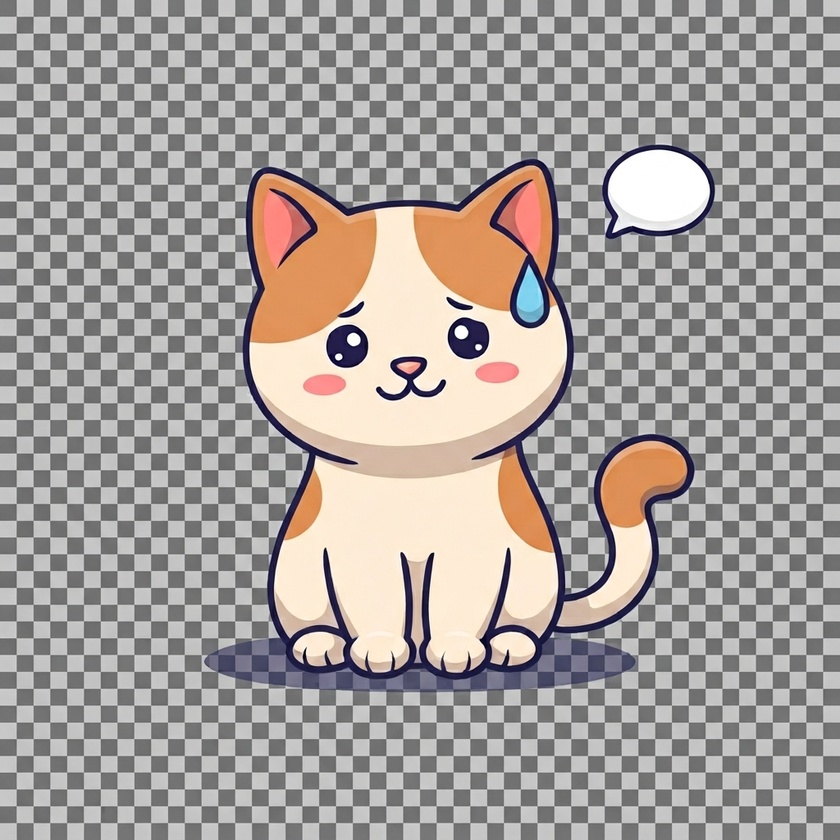
#> input picture mascot-source/apologetic.jpg, 840 x 840 px, shrunk from 1024 x 1024 before the run
$ python strip-checkerboard.py ../mascot-source/apologetic.jpg ../mascot-source/carrying.jpg
#> lines starting #> are read from the running program, lines starting #| are printed output that depends on the picture; after the words box and inside, x2 and y2 are one past the last pixel; in counts of white or black regions, pixels touching at a corner belong together
import sys
import numpy as np
from PIL import Image, ImageFilter
from scipy import ndimage

def strip_checkerboard(src_path, dst_path, sat_thresh=34):
#> called with src_path = '../mascot-source/apologetic.jpg', dst_path = '../mascot-source/carrying.jpg', sat_thresh = 34
    im = Image.open(src_path).convert("RGB")
#> im is the input picture: PIL image 840x840 RGB; mean R, G, B 165.3, 158.6, 155.1
    arr = np.asarray(im).astype(np.int16)
    r, g, b = arr[..., 0], arr[..., 1], arr[..., 2]
    mx = np.maximum(np.maximum(r, g), b)
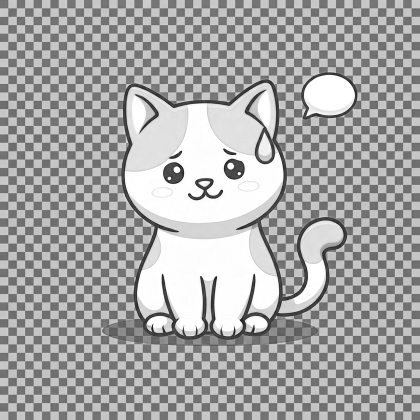
#> mx: shape (840, 840) int16 (shown at 1/2 size); min 4, max 255, mean 166.9
    mn = np.minimum(np.minimum(r, g), b)
    sat = mx - mn
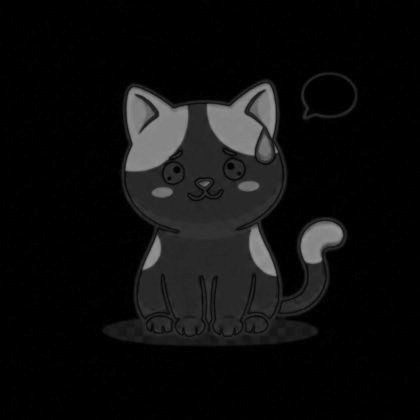
#> sat: shape (840, 840) int16 (shown at 1/2 size); min 0, max 152, mean 13.7
    is_grayish = sat <= sat_thresh
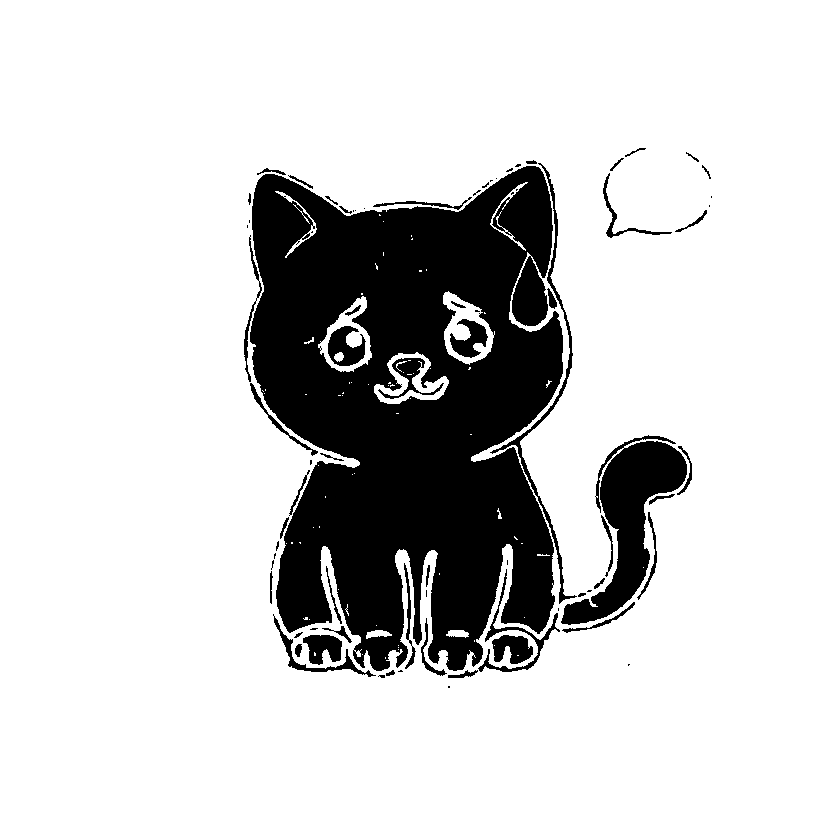
#> is_grayish: shape (840, 840) bool; 81.8% white; 78 black regions (30 under 20 px), largest, box (x1, y1, x2, y2) and area: (250, 166, 563, 671) 108241, (561, 435, 687, 625) 8745, (490, 163, 577, 604) 1620

    # erode first to sever thin 1-2px leak paths through JPEG-blurred outline gaps,
    # label/flood-fill from the border on the eroded mask, then dilate the resulting
    # background region back out (clipped to the original mask) to restore its true extent
    eroded = ndimage.binary_erosion(is_grayish, iterations=2, border_value=1)
#> eroded: shape (840, 840) bool; 78.9% white; 8 black regions (2 under 20 px), largest, box (x1, y1, x2, y2) and area: (242, 158, 694, 680) 147077, (601, 146, 709, 240) 1397, (700, 163, 713, 181) 99, (684, 150, 701, 164) 94, (446, 684, 452, 690) 24, (626, 662, 632, 668) 21
    labels, n = ndimage.label(eroded, structure=np.ones((3, 3)))
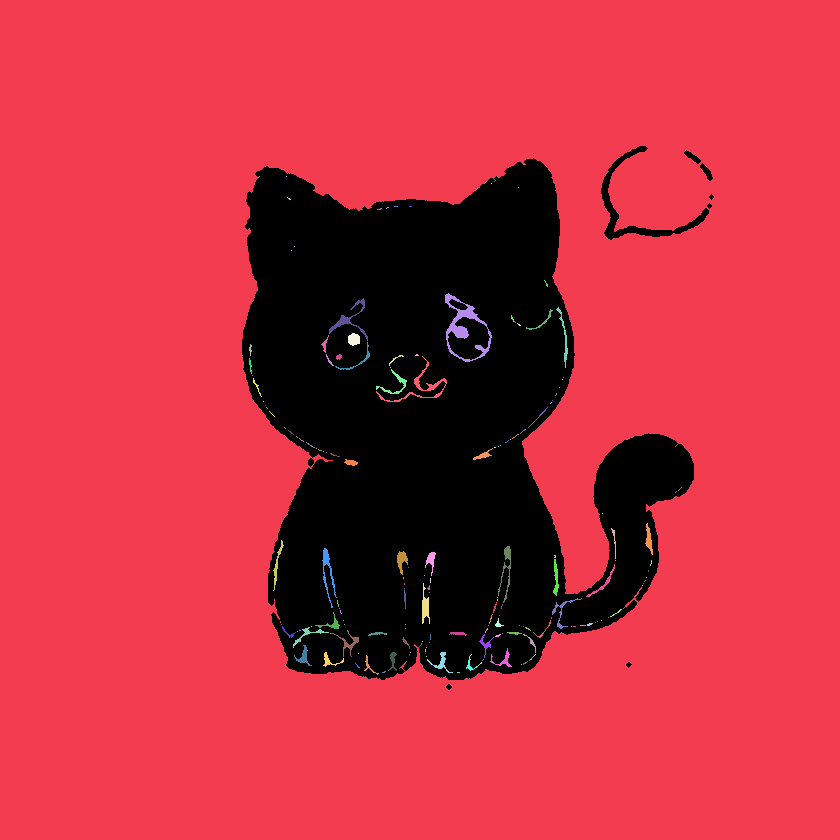
#> labels: shape (840, 840) int32; 163 distinct labels, from 0 to 162; one colour per label, 0 black
#> n = 162
    m = 6  # margin band: erosion always kills the literal edge pixels, so sample a few px in
    border_labels = (
        set(labels[0:m, :].ravel()) | set(labels[-m:, :].ravel())
        | set(labels[:, 0:m].ravel()) | set(labels[:, -m:].ravel())
    )
#> border_labels = 1 item
    border_labels.discard(0)
    core_bg = np.isin(labels, list(border_labels))

    bg_mask = ndimage.binary_dilation(core_bg, iterations=3) & is_grayish
#> bg_mask: shape (840, 840) bool; 79% white; 15 black regions (8 under 20 px), largest, box (x1, y1, x2, y2) and area: (244, 160, 692, 678) 147795, (603, 173, 672, 238) 399, (675, 210, 707, 232) 102

    alpha = np.where(bg_mask, 0, 255).astype(np.uint8)
    alpha_img = Image.fromarray(alpha, mode="L")
    # feather the cutout edge slightly so it doesn't look hard-clipped
    alpha_img = alpha_img.filter(ImageFilter.GaussianBlur(1.0))
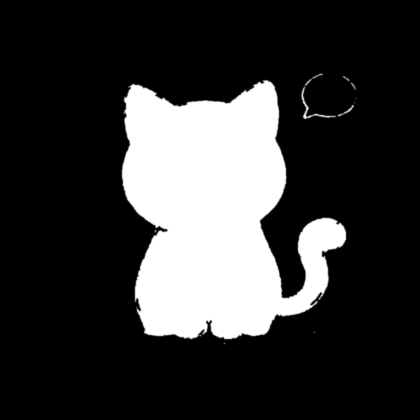
#> alpha_img: PIL image 840x840 L (shown at 1/2 size); min 0, max 255, mean 53.6
    # re-binarize the feather's outer fringe back toward 0/255 but keep a soft ramp
    alpha_arr = np.asarray(alpha_img).astype(np.uint8)

    rgba = np.dstack([np.asarray(im), alpha_arr])
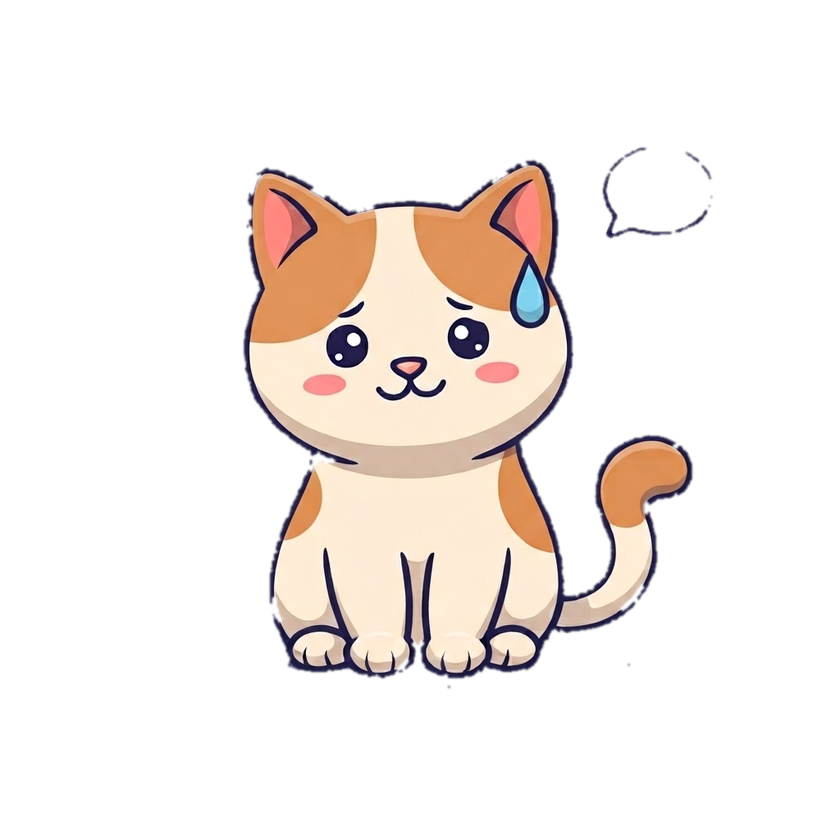
#> rgba: shape (840, 840, 4); mean R, G, B, A 165.3, 158.6, 155.1, 53.6; transparent parts drawn white
    out = Image.fromarray(rgba, mode="RGBA")
    out.save(dst_path)
    removed_pct = 100.0 * bg_mask.sum() / bg_mask.size
#> removed_pct = 78.96
    print(f"{src_path} -> {dst_path}  bg_removed={removed_pct:.1f}%  components={n}")
#| ../mascot-source/apologetic.jpg -> ../mascot-source/carrying.jpg  bg_removed=79.0%  components=162

if __name__ == "__main__":
    src, dst = sys.argv[1], sys.argv[2]
    strip_checkerboard(src, dst)

$ run again, on mascot-source/graveyard.jpg
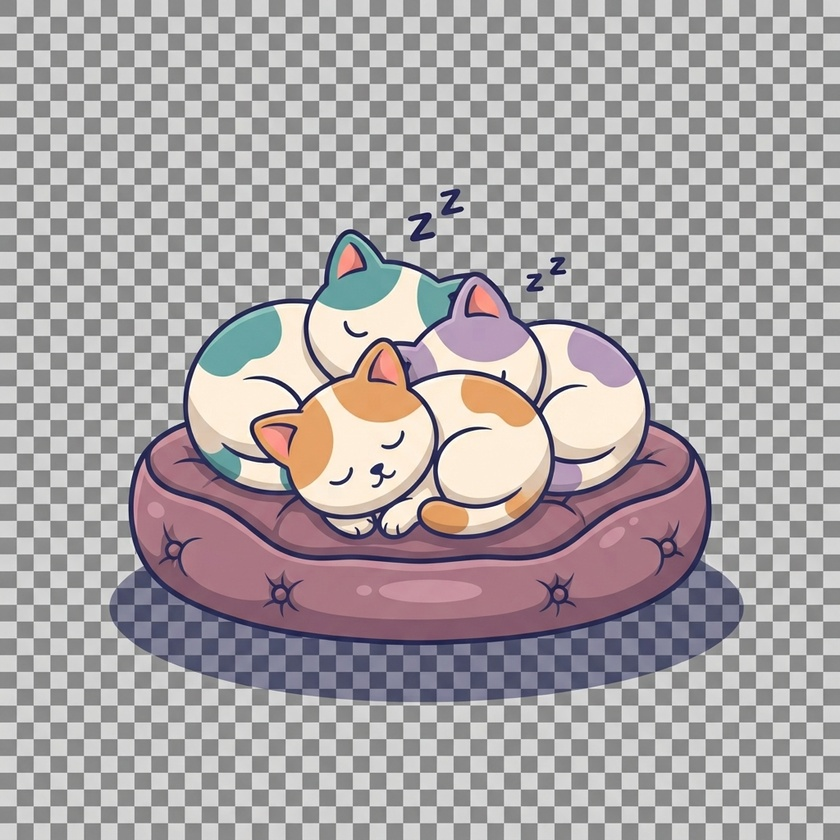
#> input picture mascot-source/graveyard.jpg, 840 x 840 px, shrunk from 1024 x 1024 before the run
#> in strip_checkerboard, im is the input picture: PIL image 840x840 RGB; mean R, G, B 169.1, 162.7, 164.6
#> is_grayish: shape (840, 840) bool; 84.4% white; 288 black regions (180 under 20 px), largest, box (x1, y1, x2, y2) and area: (134, 420, 705, 639) 60755, (254, 342, 431, 513) 11719, (421, 375, 548, 534) 6916
#> eroded: shape (840, 840) bool; 79.7% white; 39 black regions (11 under 20 px), largest, box (x1, y1, x2, y2) and area: (128, 229, 712, 648) 139488, (254, 391, 293, 414) 466, (410, 211, 434, 242) 436
#> in strip_checkerboard, `labels, n = ndimage.label(eroded, structure=np.ones((3, 3)))`:
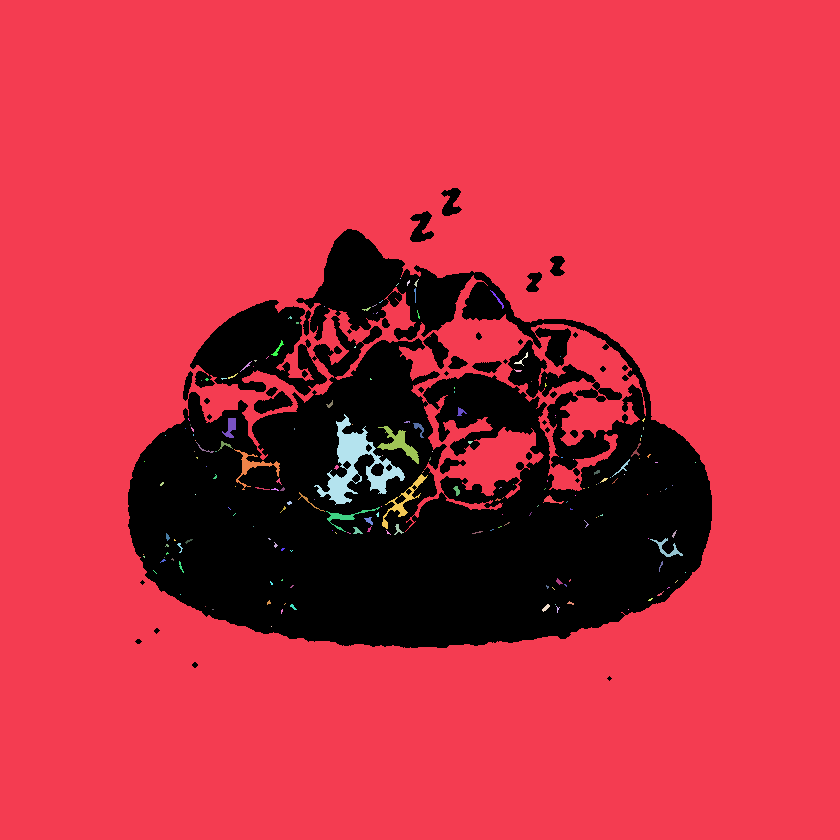
#> labels: shape (840, 840) int32; 189 distinct labels, from 0 to 188; one colour per label, 0 black
#> n = 188
#> border_labels = 1 item
#> core_bg: shape (840, 840) bool; 78.9% white; 36 black regions (11 under 20 px), largest, box (x1, y1, x2, y2) and area: (128, 229, 712, 648) 145489, (254, 391, 293, 414) 466, (410, 211, 434, 242) 436
#> bg_mask: shape (840, 840) bool; 81% white; 102 black regions (73 under 20 px), largest, box (x1, y1, x2, y2) and area: (130, 321, 710, 646) 112396, (306, 231, 470, 339) 7610, (192, 302, 325, 394) 5907
#> in strip_checkerboard, `rgba = np.dstack([np.asarray(im), alpha_arr])`:
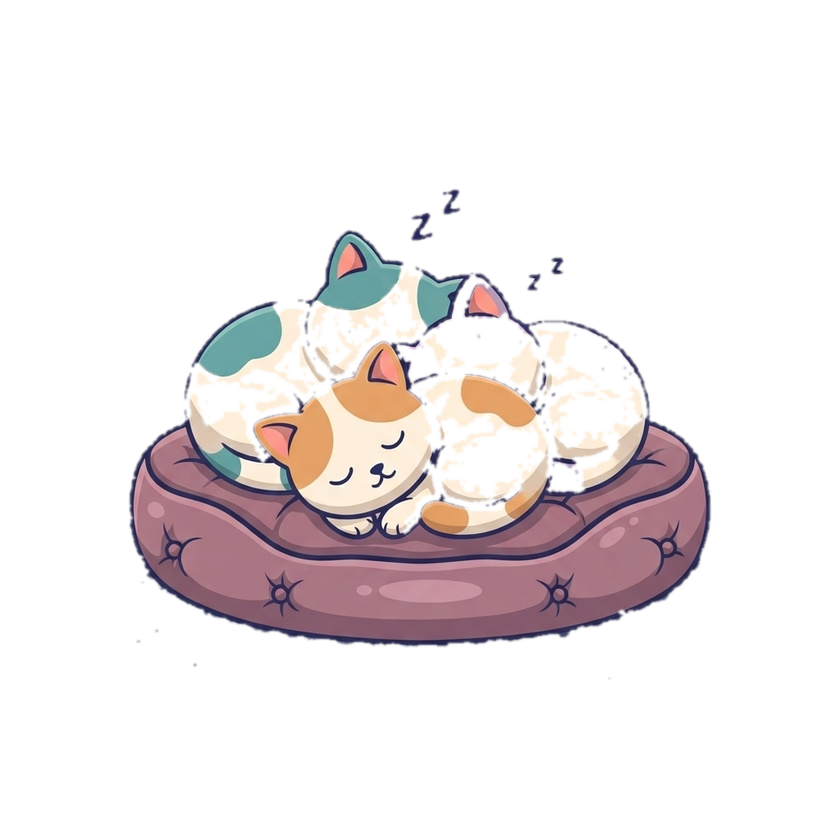
#> rgba: shape (840, 840, 4); mean R, G, B, A 169.1, 162.7, 164.6, 48.3; transparent parts drawn white
#> removed_pct = 81.03
#| ../mascot-source/graveyard.jpg -> ../mascot-source/graveyard.jpg  bg_removed=81.0%  components=188

$ run again, on mascot-source/napping.jpg
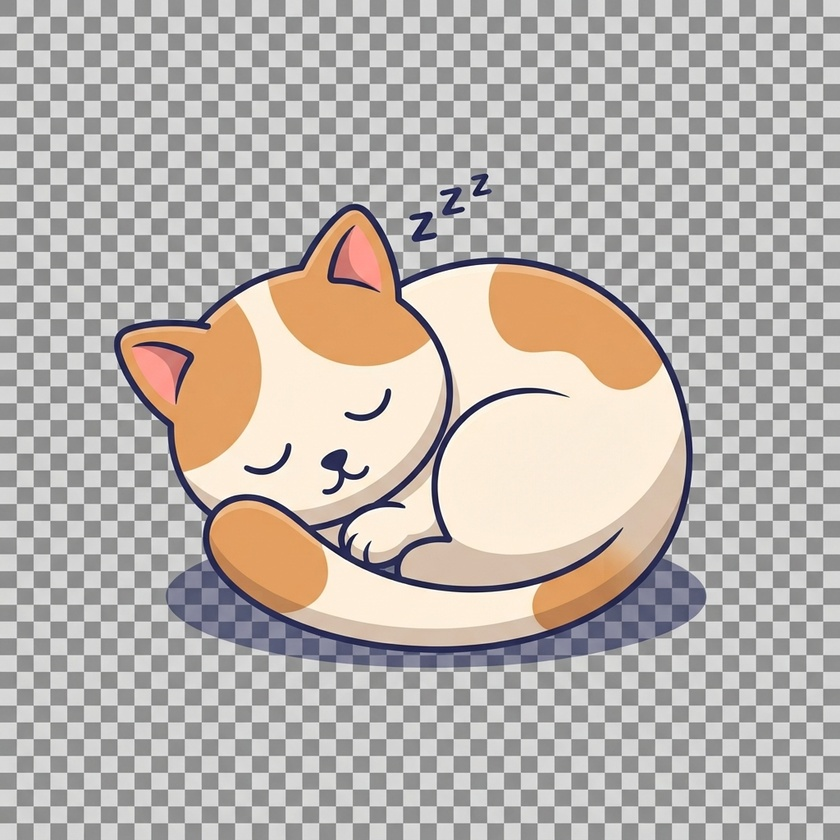
#> input picture mascot-source/napping.jpg, 840 x 840 px, shrunk from 1024 x 1024 before the run
#> in strip_checkerboard, im is the input picture: PIL image 840x840 RGB; mean R, G, B 185.3, 177.9, 172.4
#> is_grayish: shape (840, 840) bool; 87% white; 311 black regions (181 under 20 px), largest, box (x1, y1, x2, y2) and area: (209, 432, 684, 644) 29012, (121, 299, 272, 474) 15435, (265, 210, 430, 372) 15089
#> eroded: shape (840, 840) bool; 82.7% white; 85 black regions (18 under 20 px), largest, box (x1, y1, x2, y2) and area: (113, 204, 694, 655) 110007, (334, 386, 402, 434) 1369, (250, 430, 306, 468) 881
#> in strip_checkerboard, `labels, n = ndimage.label(eroded, structure=np.ones((3, 3)))`:
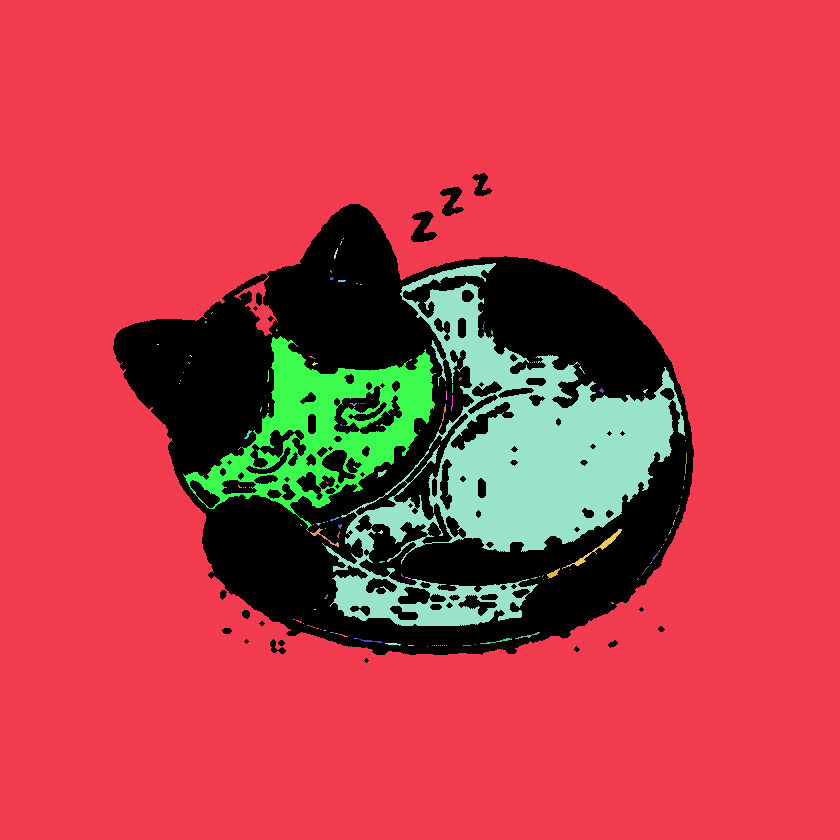
#> labels: shape (840, 840) int32; 134 distinct labels, from 0 to 133; one colour per label, 0 black
#> n = 133
#> border_labels = 1 item
#> core_bg: shape (840, 840) bool; 74.3% white; 19 black regions (5 under 20 px), largest, box (x1, y1, x2, y2) and area: (113, 204, 694, 655) 180020, (411, 211, 437, 242) 475, (440, 187, 464, 216) 383
#> bg_mask: shape (840, 840) bool; 74.9% white; 24 black regions (20 under 20 px), largest, box (x1, y1, x2, y2) and area: (115, 206, 692, 653) 176277, (413, 213, 435, 240) 262, (442, 189, 460, 214) 175, (474, 175, 490, 194) 97
#> in strip_checkerboard, `rgba = np.dstack([np.asarray(im), alpha_arr])`:
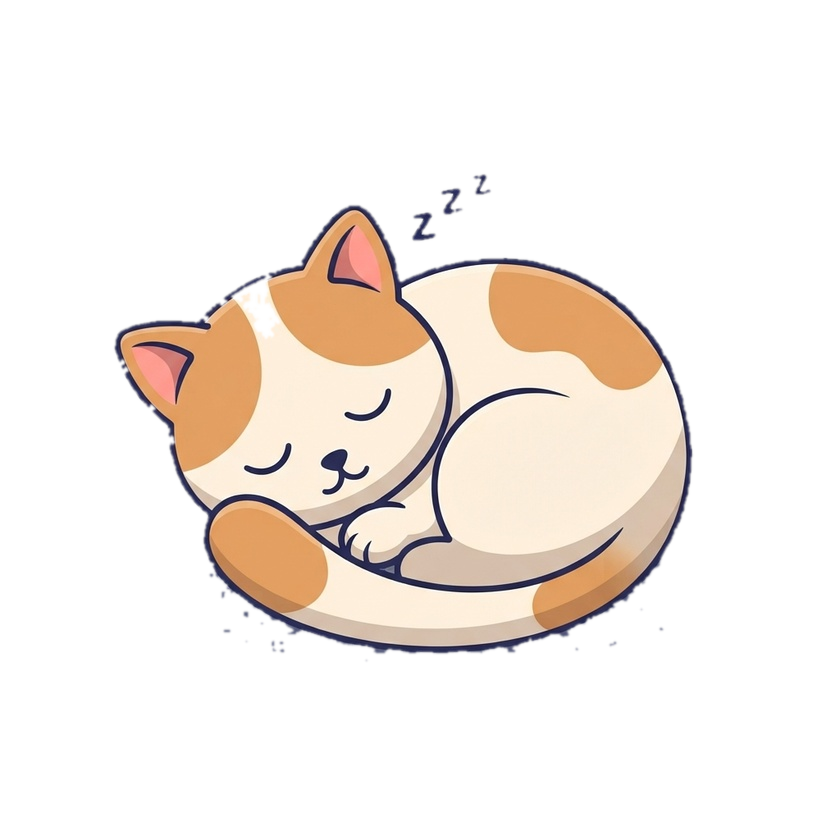
#> rgba: shape (840, 840, 4); mean R, G, B, A 185.3, 177.9, 172.4, 63.9; transparent parts drawn white
#> removed_pct = 74.92
#| ../mascot-source/napping.jpg -> ../mascot-source/napping.jpg  bg_removed=74.9%  components=133
